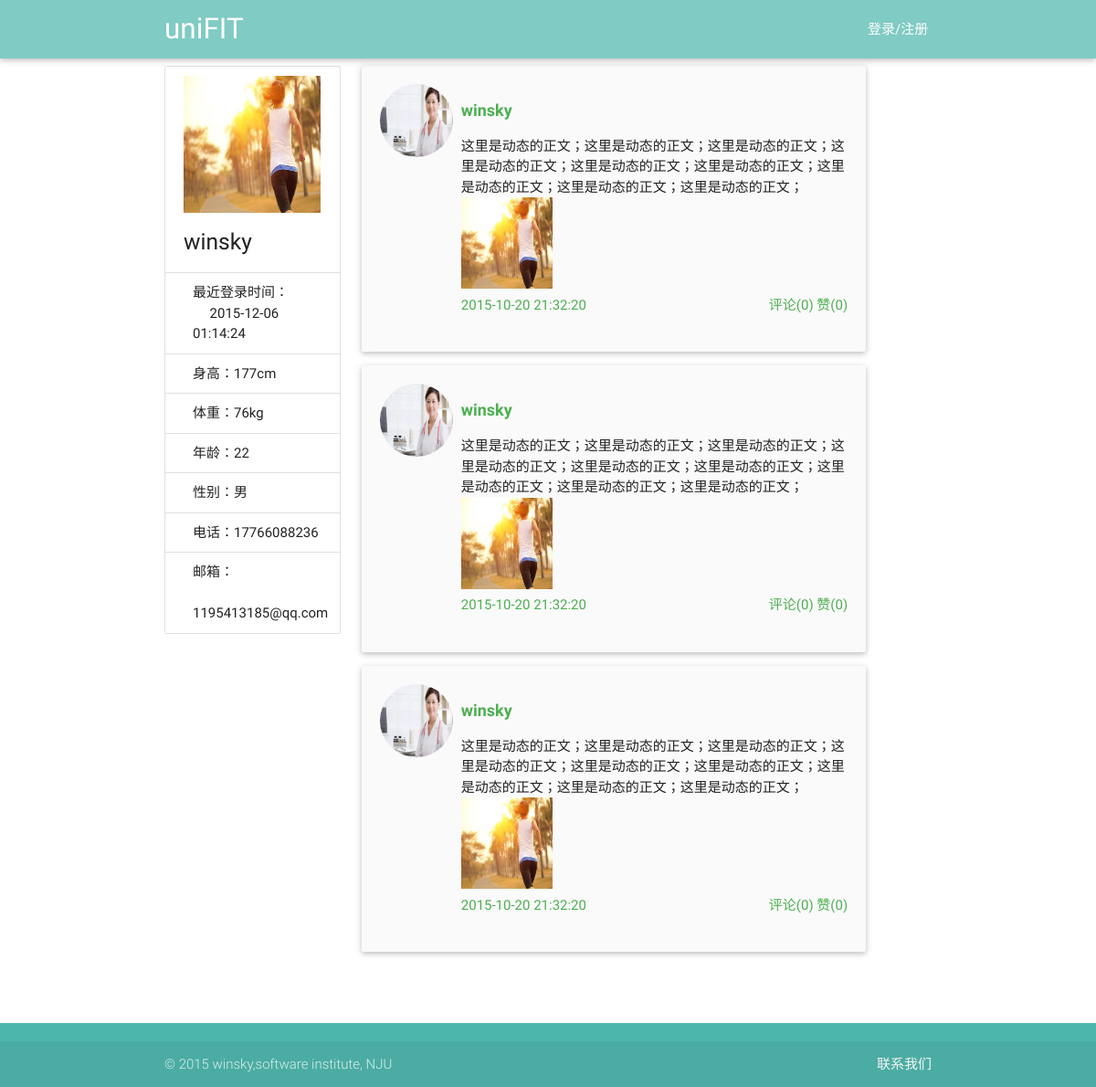
The app's page /view/userInfo.php?userName=winsky, older data.
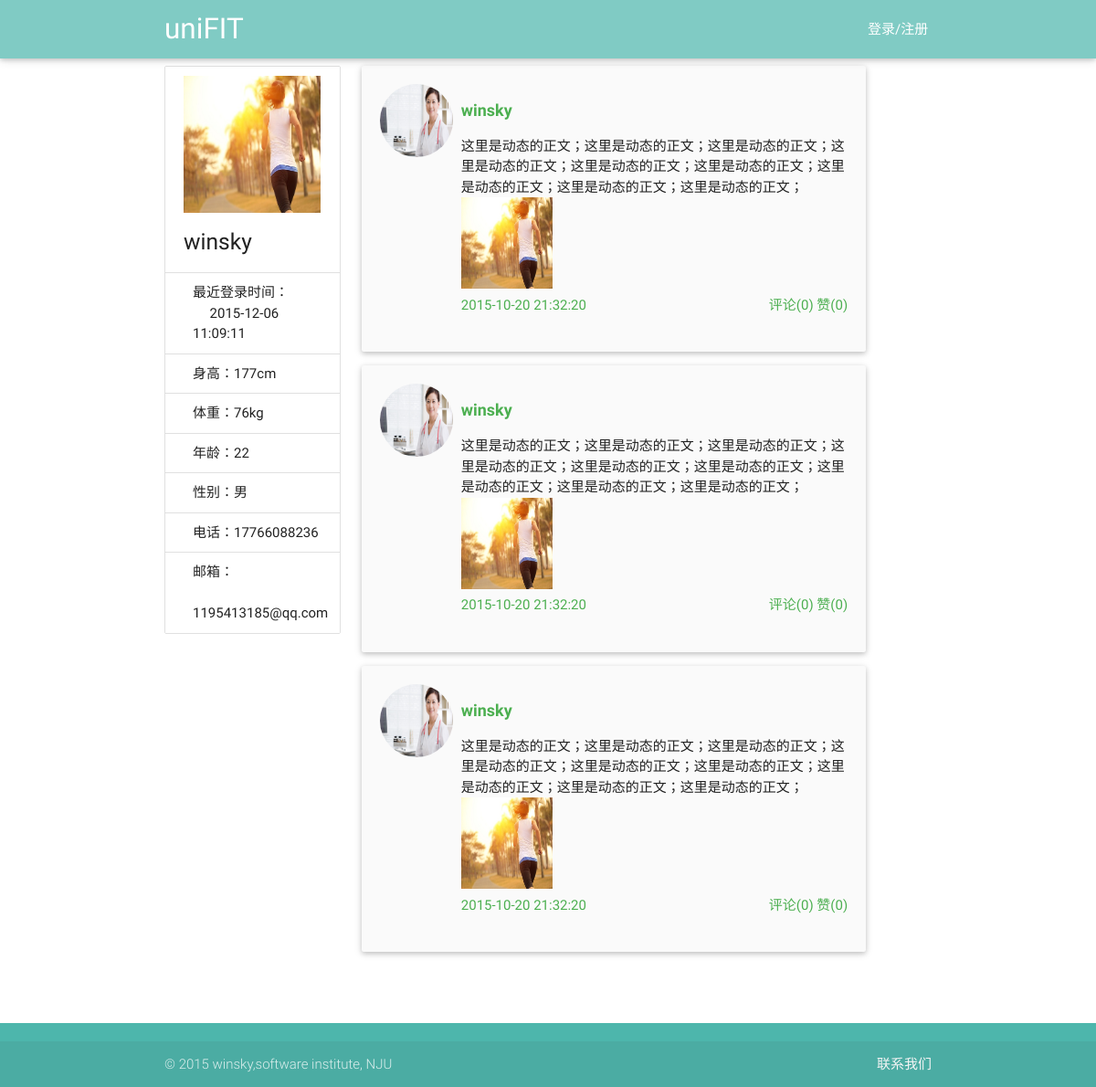
The same page, newer data.
### tables this page shows
CREATE TABLE user(id integer primary key,userName varchar(40),password int, type varchar(20) ,age int,sex varchar(20),height int,weight int,telephone varchar(40), email varchar(40),lastLoadTime date default '—');

### service/UserService.php (called while the page is built, shortened)
<?php
require_once('../utils/SqliteHelper.php');
require_once('../model/User.php');
class UserService {
    var $db_user_base_info = "user";
    var $DB = null;
    public function __construct() {
        $this->DB = new SqliteHelper('../data.db');
    }
    public function getUserByName($userName) {
        $sql = "select * from " . $this->db_user_base_info . " where userName='" . $userName . "' limit 1";
        $result = $this->DB->getList($sql);
        if (sizeof($result) > 0) {
            $rt = $result[0];
            $password = $rt["password"];
            $type = $rt["type"];
            $age = $rt["age"];
            $sex = $rt["sex"];
            $height = $rt["height"];
            $weight = $rt["weight"];
            $telephone = $rt["telephone"];
            $email = $rt["email"];
            $lastLoadTime = $rt["lastLoadTime"];
            $user = new User($userName, $age, $sex, $type, $password, $height, $weight, $email, $telephone);
            $user->setLastLoadTime($lastLoadTime);
        }
        return $user;
    }
}

### utils/SqliteHelper.php (called while the page is built, shortened)
<?php
class SqliteHelper {
    function __construct($file) {
        try {
            $this->conn = new PDO('sqlite:' . $file);
        } catch (PDOException $e) {
            try {
                $this->conn = new PDO('sqlite2:' . $file);
            } catch (PDOException $e) {
                exit('error!');
            }
        }
    }
    function __destruct() {
        $this->conn = null;
    }
    function query($sql) {
        return $this->conn->query($sql);
    }
    function getList($sql) {
        $recordList = array();
        foreach ($this->RecordArray($sql) as $rstmp) {
            $recordList[] = $rstmp;
        }
        return $recordList;
    }
    function RecordArray($sql) {
        return $this->query($sql)->fetchAll();
    }
}

### model/User.php (called while the page is built, shortened)
<?php
class User {
    private $telephone = "";
    private $email = "";
    private $age = "";
    private $sex = "";
    private $height = "";
    private $weight = "";
    private $lastLoadTime="";
    public function __construct($userName, $age, $sex, $type, $password, $height, $weight, $email, $telephone) {
        $this->telephone = $telephone;
        $this->email = $email;
        $this->age = $age;
        $this->sex = $sex;
        $this->height = $height;
        $this->weight = $weight;
    }
    public function getTelephone() {
        return $this->telephone;
    }
    public function getEmail() {
        return $this->email;
    }
    public function getAge() {
        return $this->age;
    }
    public function getSex() {
        return $this->sex;
    }
    public function getHeight() {
        return $this->height;
    }
    public function getWeight() {
        return $this->weight;
    }
    public function getLastLoadTime() {
        return $this->lastLoadTime;
    }
    public function setLastLoadTime($lastLoadTime) {
        $this->lastLoadTime = $lastLoadTime;
    }
}

### view/userInfo.php (the view, shortened to what the changed rows need)
<!DOCTYPE html>
<html lang="en">
<head>
    <link href="../css/material_icons.css" rel="stylesheet" media="screen,projection">
    <link href="../css/materialize.css" type="text/css" rel="stylesheet" media="screen,projection"/>
    <link href="../css/style.css" type="text/css" rel="stylesheet" media="screen,projection"/>
</head>
<body onload="write_header();write_footer();write_quick_back_button();" id="top">
<?php
require_once("../service/UserService.php");
$userService = new UserService();
$user = $userService->getUserByName($userName);
?>
<div class="main container">
    <div class="row">
        <div class="col s12 l3">
            <ul class="collection with-header">
                <li class="collection-header">
                    <img src="../images/back1.jpg" width="150px" height="150px">
                    <?php
                    $userName = $_GET["userName"];
                    require_once("../service/UserService.php");
                    $userService = new UserService();
                    $user = $userService->getUserByName($userName);
                    $lastLoadTime = $user->getLastLoadTime();
                    $height = $user->getHeight()."cm";
                    $weight = $user->getWeight()."kg";
                    $age = $user->getAge();
                    $sex = $user->getSex();
                    $telephone = $user->getTelephone();
                    $email = $user->getEmail();
                    ?>
                    <h5 id="userName"><?php echo $userName; ?></h5>
                </li>
                <p class="collection-item">最近登录时间：<br> &nbsp;&nbsp;&nbsp;&nbsp; <?php echo $lastLoadTime ?></p>
                <p class="collection-item">身高：<?php echo $height ?></p>
                <p class="collection-item">体重：<?php echo $weight ?></p>
                <p class="collection-item">年龄：<?php echo $age ?></p>
                <p class="collection-item">性别：<?php echo $sex ?></p>
                <p class="collection-item">电话：<?php echo $telephone ?></p>
                <p class="collection-item">邮箱： <br> &nbsp; <?php echo $email ?></p>
            </ul>
        </div>
    </div>
</div>
</body>
</html>

Row changes from the older to the newer data that the page shows:
changed user "177cm": lastLoadTime "2015-12-06 01:14:24" → "2015-12-06 11:09:11"
